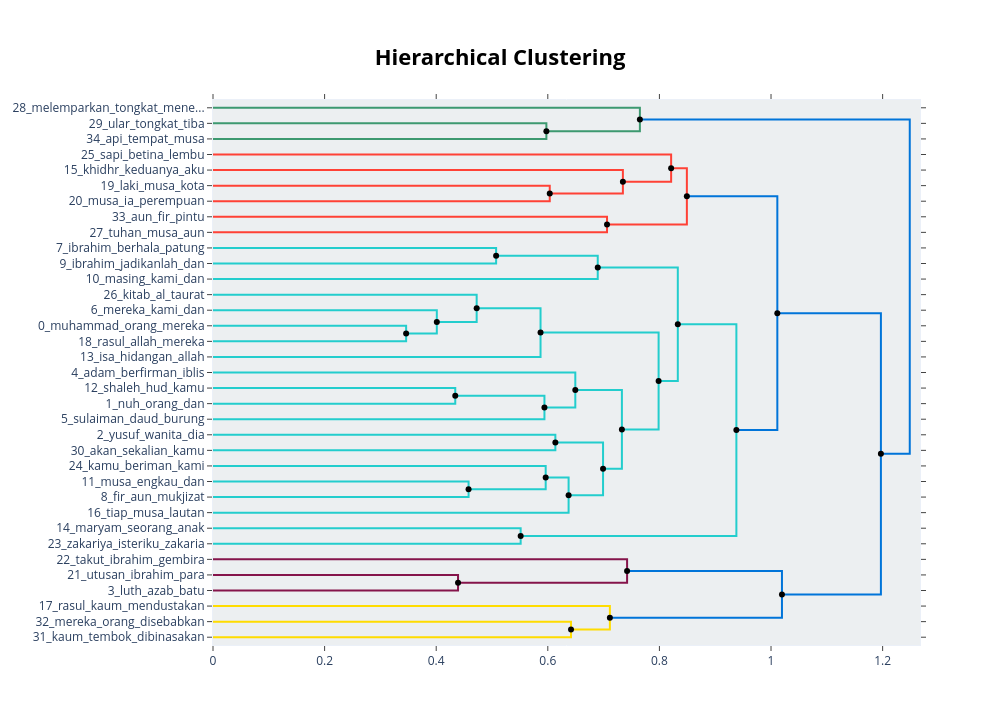
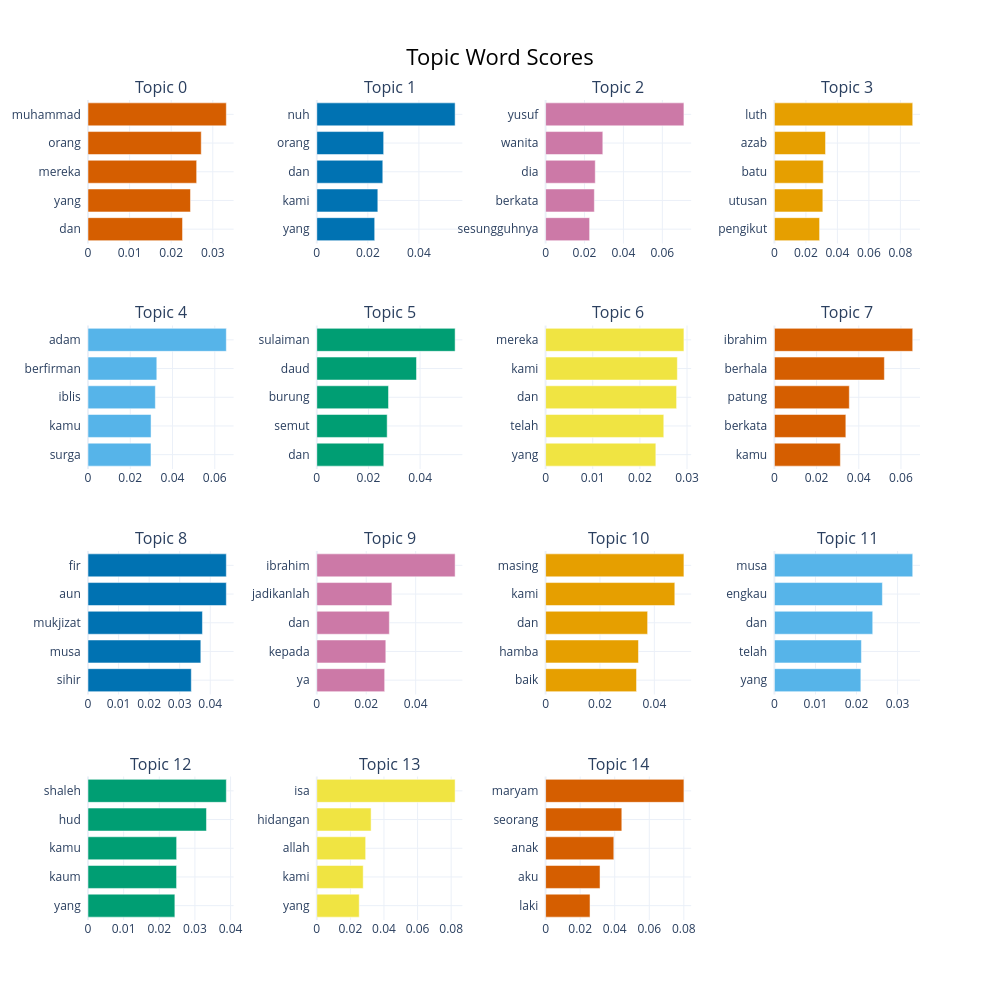

The notebook cell these images were saved under, in order:
### Code cell
hierarchical_topics = topic_model.hierarchical_topics(docs)

fig_hierarchy = topic_model.visualize_hierarchy(hierarchical_topics=hierarchical_topics)
fig_hierarchy.show()

fig_barchart = topic_model.visualize_barchart(top_n_topics=min(15, len(topic_info)))
fig_barchart.show()

### Figure 1 — Plotly figure (JSON) as saved in the notebook; plotly's stock layout.template omitted (floating-point values rounded to 4 significant figures)
{"data": [{"hoverinfo": "text", "marker": {"color": "rgb(61,153,112)"}, "mode": "lines", "text": ["ular_tongkat_tiba_musa_ia", "", "", "api_tempat_musa_keluarganya_diserulah"], "type": "scatter", "x": [0.0, 0.5974, 0.5974, 0.0], "xaxis": "x", "y": [-15.0, -15.0, -25.0, -25.0], "yaxis": "y"}, {"hoverinfo": "text", "marker": {"color": "rgb(61,153,112)"}, "mode": "lines", "text": ["melemparkan_tongkat_menelan_lemparkanlah_tiba", "", "", "api_ular_musa_tongkat_ia"], "type": "scatter", "x": [0.0, 0.765, 0.765, 0.5974], "xaxis": "x", "y": [-5.0, -5.0, -20.0, -20.0], "yaxis": "y"}, {"hoverinfo": "text", "marker": {"color": "rgb(255,65,54)"}, "mode": "lines", "text": ["laki_musa_kota_seorang_musuhnya", "", "", "musa_ia_perempuan_aib_syu"], "type": "scatter", "x": [0.0, 0.6035, 0.6035, 0.0], "xaxis": "x", "y": [-55.0, -55.0, -65.0, -65.0], "yaxis": "y"}, {"hoverinfo": "text", "marker": {"color": "rgb(255,65,54)"}, "mode": "lines", "text": ["khidhr_keduanya_aku_kamu_berkata", "", "", "musa_seorang_ia_laki_musuhnya"], "type": "scatter", "x": [0.0, 0.7345, 0.7345, 0.6035], "xaxis": "x", "y": [-45.0, -45.0, -60.0, -60.0], "yaxis": "y"}, {"hoverinfo": "text", "marker": {"color": "rgb(255,65,54)"}, "mode": "lines", "text": ["sapi_betina_lembu_menerangkan_mohonkanlah", "", "", "musa_aku_kamu_berkata_seorang"], "type": "scatter", "x": [0.0, 0.821, 0.821, 0.7345], "xaxis": "x", "y": [-35.0, -35.0, -52.5, -52.5], "yaxis": "y"}, {"hoverinfo": "text", "marker": {"color": "rgb(255,65,54)"}, "mode": "lines", "text": ["aun_fir_pintu_aku_benar", "", "", "tuhan_musa_aun_fir_nenek"], "type": "scatter", "x": [0.0, 0.7061, 0.7061, 0.0], "xaxis": "x", "y": [-75.0, -75.0, -85.0, -85.0], "yaxis": "y"}, {"hoverinfo": "text", "marker": {"color": "rgb(255,65,54)"}, "mode": "lines", "text": ["musa_berkata_kamu_sapi_aku", "", "", "aun_fir_tuhan_musa_benar"], "type": "scatter", "x": [0.821, 0.8492, 0.8492, 0.7061], "xaxis": "x", "y": [-43.75, -43.75, -80.0, -80.0], "yaxis": "y"}, {"hoverinfo": "text", "marker": {"color": "rgb(35,205,205)"}, "mode": "lines", "text": ["ibrahim_berhala_patung_berkata_kamu", "", "", "ibrahim_jadikanlah_dan_kepada_ya"], "type": "scatter", "x": [0.0, 0.5074, 0.5074, 0.0], "xaxis": "x", "y": [-95.0, -95.0, -105.0, -105.0], "yaxis": "y"}, {"hoverinfo": "text", "marker": {"color": "rgb(35,205,205)"}, "mode": "lines", "text": ["ibrahim_berhala_dan_yang_kepada", "", "", "masing_kami_dan_hamba_baik"], "type": "scatter", "x": [0.5074, 0.6895, 0.6895, 0.0], "xaxis": "x", "y": [-100.0, -100.0, -115.0, -115.0], "yaxis": "y"}, {"hoverinfo": "text", "marker": {"color": "rgb(35,205,205)"}, "mode": "lines", "text": ["muhammad_orang_mereka_yang_dan", "", "", "rasul_allah_mereka_nya_dan"], "type": "scatter", "x": [0.0, 0.3461, 0.3461, 0.0], "xaxis": "x", "y": [-145.0, -145.0, -155.0, -155.0], "yaxis": "y"}, {"hoverinfo": "text", "marker": {"color": "rgb(35,205,205)"}, "mode": "lines", "text": ["mereka_kami_dan_telah_yang", "", "", "muhammad_mereka_orang_yang_allah"], "type": "scatter", "x": [0.0, 0.4011, 0.4011, 0.3461], "xaxis": "x", "y": [-135.0, -135.0, -150.0, -150.0], "yaxis": "y"}, {"hoverinfo": "text", "marker": {"color": "rgb(35,205,205)"}, "mode": "lines", "text": ["kitab_al_taurat_quran_mereka", "", "", "mereka_orang_yang_dan_muhammad"], "type": "scatter", "x": [0.0, 0.4725, 0.4725, 0.4011], "xaxis": "x", "y": [-125.0, -125.0, -142.5, -142.5], "yaxis": "y"}, {"hoverinfo": "text", "marker": {"color": "rgb(35,205,205)"}, "mode": "lines", "text": ["mereka_orang_yang_dan_muhammad", "", "", "isa_hidangan_allah_kami_yang"], "type": "scatter", "x": [0.4725, 0.587, 0.587, 0.0], "xaxis": "x", "y": [-133.8, -133.8, -165.0, -165.0], "yaxis": "y"}, {"hoverinfo": "text", "marker": {"color": "rgb(35,205,205)"}, "mode": "lines", "text": ["shaleh_hud_kamu_kaum_yang", "", "", "nuh_orang_dan_kami_yang"], "type": "scatter", "x": [0.0, 0.4341, 0.4341, 0.0], "xaxis": "x", "y": [-185.0, -185.0, -195.0, -195.0], "yaxis": "y"}, {"hoverinfo": "text", "marker": {"color": "rgb(35,205,205)"}, "mode": "lines", "text": ["nuh_dan_orang_kami_yang", "", "", "sulaiman_daud_burung_semut_dan"], "type": "scatter", "x": [0.4341, 0.5939, 0.5939, 0.0], "xaxis": "x", "y": [-190.0, -190.0, -205.0, -205.0], "yaxis": "y"}, {"hoverinfo": "text", "marker": {"color": "rgb(35,205,205)"}, "mode": "lines", "text": ["adam_berfirman_iblis_kamu_surga", "", "", "nuh_dan_kami_yang_orang"], "type": "scatter", "x": [0.0, 0.6493, 0.6493, 0.5939], "xaxis": "x", "y": [-175.0, -175.0, -197.5, -197.5], "yaxis": "y"}, {"hoverinfo": "text", "marker": {"color": "rgb(35,205,205)"}, "mode": "lines", "text": ["yusuf_wanita_dia_berkata_sesungguhnya", "", "", "akan_sekalian_kamu_ini_lebih"], "type": "scatter", "x": [0.0, 0.6135, 0.6135, 0.0], "xaxis": "x", "y": [-215.0, -215.0, -225.0, -225.0], "yaxis": "y"}, {"hoverinfo": "text", "marker": {"color": "rgb(35,205,205)"}, "mode": "lines", "text": ["musa_engkau_dan_telah_yang", "", "", "fir_aun_mukjizat_musa_sihir"], "type": "scatter", "x": [0.0, 0.458, 0.458, 0.0], "xaxis": "x", "y": [-245.0, -245.0, -255.0, -255.0], "yaxis": "y"}, {"hoverinfo": "text", "marker": {"color": "rgb(35,205,205)"}, "mode": "lines", "text": ["kamu_beriman_kami_kepadamu_akan", "", "", "musa_aun_fir_mereka_dan"], "type": "scatter", "x": [0.0, 0.5962, 0.5962, 0.458], "xaxis": "x", "y": [-235.0, -235.0, -250.0, -250.0], "yaxis": "y"}, {"hoverinfo": "text", "marker": {"color": "rgb(35,205,205)"}, "mode": "lines", "text": ["musa_fir_aun_mereka_dan", "", "", "tiap_musa_lautan_pukullah_suku"], "type": "scatter", "x": [0.5962, 0.6372, 0.6372, 0.0], "xaxis": "x", "y": [-242.5, -242.5, -265.0, -265.0], "yaxis": "y"}, {"hoverinfo": "text", "marker": {"color": "rgb(35,205,205)"}, "mode": "lines", "text": ["yusuf_wanita_berkata_dia_sesungguhnya", "", "", "musa_aun_fir_mereka_dan"], "type": "scatter", "x": [0.6135, 0.699, 0.699, 0.6372], "xaxis": "x", "y": [-220.0, -220.0, -253.8, -253.8], "yaxis": "y"}, {"hoverinfo": "text", "marker": {"color": "rgb(35,205,205)"}, "mode": "lines", "text": ["dan_nuh_kami_yang_kamu", "", "", "yusuf_berkata_dan_kami_mereka"], "type": "scatter", "x": [0.6493, 0.7328, 0.7328, 0.699], "xaxis": "x", "y": [-186.2, -186.2, -236.9, -236.9], "yaxis": "y"}, {"hoverinfo": "text", "marker": {"color": "rgb(35,205,205)"}, "mode": "lines", "text": ["mereka_orang_yang_dan_muhammad", "", "", "dan_kami_yang_kamu_orang"], "type": "scatter", "x": [0.587, 0.7985, 0.7985, 0.7328], "xaxis": "x", "y": [-149.4, -149.4, -211.6, -211.6], "yaxis": "y"}, {"hoverinfo": "text", "marker": {"color": "rgb(35,205,205)"}, "mode": "lines", "text": ["ibrahim_dan_yang_kepada_kami", "", "", "dan_yang_orang_mereka_kami"], "type": "scatter", "x": [0.6895, 0.833, 0.833, 0.7985], "xaxis": "x", "y": [-107.5, -107.5, -180.5, -180.5], "yaxis": "y"}, {"hoverinfo": "text", "marker": {"color": "rgb(35,205,205)"}, "mode": "lines", "text": ["maryam_seorang_anak_aku_laki", "", "", "zakariya_isteriku_zakaria_berfirman_mandul"], "type": "scatter", "x": [0.0, 0.5513, 0.5513, 0.0], "xaxis": "x", "y": [-275.0, -275.0, -285.0, -285.0], "yaxis": "y"}, {"hoverinfo": "text", "marker": {"color": "rgb(35,205,205)"}, "mode": "lines", "text": ["dan_yang_orang_kami_mereka", "", "", "maryam_seorang_anak_aku_zakariya"], "type": "scatter", "x": [0.833, 0.9379, 0.9379, 0.5513], "xaxis": "x", "y": [-144.0, -144.0, -280.0, -280.0], "yaxis": "y"}, {"hoverinfo": "text", "marker": {"color": "rgb(0,116,217)"}, "mode": "lines", "text": ["musa_berkata_aku_kamu_itu", "", "", "dan_yang_orang_kami_mereka"], "type": "scatter", "x": [0.8492, 1.011, 1.011, 0.9379], "xaxis": "x", "y": [-61.88, -61.88, -212.0, -212.0], "yaxis": "y"}, {"hoverinfo": "text", "marker": {"color": "rgb(133,20,75)"}, "mode": "lines", "text": ["utusan_ibrahim_para_luth_malaikat", "", "", "luth_azab_batu_utusan_pengikut"], "type": "scatter", "x": [0.0, 0.4391, 0.4391, 0.0], "xaxis": "x", "y": [-305.0, -305.0, -315.0, -315.0], "yaxis": "y"}, {"hoverinfo": "text", "marker": {"color": "rgb(133,20,75)"}, "mode": "lines", "text": ["takut_ibrahim_gembira_malaikat_merasa", "", "", "luth_utusan_azab_sesungguhnya_para"], "type": "scatter", "x": [0.0, 0.7421, 0.7421, 0.4391], "xaxis": "x", "y": [-295.0, -295.0, -310.0, -310.0], "yaxis": "y"}, {"hoverinfo": "text", "marker": {"color": "rgb(255,220,0)"}, "mode": "lines", "text": ["mereka_orang_disebabkan_kaum_tsamud", "", "", "kaum_tembok_dibinasakan_aad_tsamud"], "type": "scatter", "x": [0.0, 0.6416, 0.6416, 0.0], "xaxis": "x", "y": [-335.0, -335.0, -345.0, -345.0], "yaxis": "y"}, {"hoverinfo": "text", "marker": {"color": "rgb(255,220,0)"}, "mode": "lines", "text": ["rasul_kaum_mendustakan_aikah_tsamud", "", "", "kaum_mereka_tsamud_aad_orang"], "type": "scatter", "x": [0.0, 0.7112, 0.7112, 0.6416], "xaxis": "x", "y": [-325.0, -325.0, -340.0, -340.0], "yaxis": "y"}, {"hoverinfo": "text", "marker": {"color": "rgb(0,116,217)"}, "mode": "lines", "text": ["luth_utusan_ibrahim_malaikat_merasa", "", "", "kaum_rasul_mereka_tsamud_aad"], "type": "scatter", "x": [0.7421, 1.02, 1.02, 0.7112], "xaxis": "x", "y": [-302.5, -302.5, -332.5, -332.5], "yaxis": "y"}, {"hoverinfo": "text", "marker": {"color": "rgb(0,116,217)"}, "mode": "lines", "text": ["dan_yang_orang_kami_kamu", "", "", "luth_kaum_mereka_utusan_sesungguhnya"], "type": "scatter", "x": [1.011, 1.197, 1.197, 1.02], "xaxis": "x", "y": [-136.9, -136.9, -317.5, -317.5], "yaxis": "y"}, {"hoverinfo": "text", "marker": {"color": "rgb(0,116,217)"}, "mode": "lines", "text": ["musa_tongkat_api_tiba_ular", "", "", "dan_yang_orang_mereka_kami"], "type": "scatter", "x": [0.765, 1.249, 1.249, 1.197], "xaxis": "x", "y": [-12.5, -12.5, -227.2, -227.2], "yaxis": "y"}, {"hoverinfo": "text", "hovertext": ["musa_berkata_kamu_sapi_aku", "ibrahim_berhala_dan_yang_kepada", "mereka_orang_yang_dan_muhammad", "nuh_dan_orang_kami_yang", "musa_fir_aun_mereka_dan", "yusuf_wanita_berkata_dia_sesungguhnya", "dan_nuh_kami_yang_kamu", "mereka_orang_yang_dan_muhammad", "ibrahim_dan_yang_kepada_kami", "dan_yang_orang_kami_mereka", "musa_berkata_aku_kamu_itu", "luth_utusan_ibrahim_malaikat_merasa", "dan_yang_orang_kami_kamu", "musa_tongkat_api_tiba_ular"], "marker": {"color": "black"}, "mode": "markers", "showlegend": false, "type": "scatter", "x": [0.821, 0.5074, 0.4725, 0.4341, 0.5962, 0.6135, 0.6493, 0.587, 0.6895, 0.833, 0.8492, 0.7421, 1.011, 0.765], "y": [-43.75, -100, -133.8, -190, -242.5, -220, -186.2, -149.4, -107.5, -144.0, -61.88, -302.5, -136.9, -12.5]}, {"hoverinfo": "text", "hovertext": ["api_ular_musa_tongkat_ia", "musa_seorang_ia_laki_musuhnya", "musa_aku_kamu_berkata_seorang", "aun_fir_tuhan_musa_benar", "muhammad_mereka_orang_yang_allah", "mereka_orang_yang_dan_muhammad", "nuh_dan_kami_yang_orang", "musa_aun_fir_mereka_dan", "musa_aun_fir_mereka_dan", "yusuf_berkata_dan_kami_mereka", "dan_kami_yang_kamu_orang", "dan_yang_orang_mereka_kami", "maryam_seorang_anak_aku_zakariya", "dan_yang_orang_kami_mereka", "luth_utusan_azab_sesungguhnya_para", "kaum_mereka_tsamud_aad_orang", "kaum_rasul_mereka_tsamud_aad", "luth_kaum_mereka_utusan_sesungguhnya", "dan_yang_orang_mereka_kami"], "marker": {"color": "black"}, "mode": "markers", "showlegend": false, "type": "scatter", "x": [0.5974, 0.6035, 0.7345, 0.7061, 0.3461, 0.4011, 0.5939, 0.458, 0.6372, 0.699, 0.7328, 0.7985, 0.5513, 0.9379, 0.4391, 0.6416, 0.7112, 1.02, 1.197], "y": [-20, -60, -52.5, -80, -150, -142.5, -197.5, -250, -253.8, -236.9, -211.6, -180.5, -280, -212.0, -310, -340, -332.5, -317.5, -227.2]}], "layout": {"autosize": false, "height": 725, "hoverlabel": {"bgcolor": "white", "font": {"family": "Rockwell", "size": 16}}, "hovermode": "closest", "plot_bgcolor": "#ECEFF1", "showlegend": false, "title": {"font": {"color": "Black", "size": 22}, "text": "<b>Hierarchical Clustering</b>", "x": 0.5, "xanchor": "center", "yanchor": "top"}, "width": 1000, "xaxis": {"mirror": "allticks", "rangemode": "tozero", "showgrid": false, "showline": true, "showticklabels": true, "ticks": "outside", "type": "linear", "zeroline": false}, "yaxis": {"mirror": "allticks", "range": [-350, 0], "rangemode": "tozero", "showgrid": false, "showline": true, "showticklabels": true, "tickmode": "array", "ticks": "outside", "ticktext": ["28_melemparkan_tongkat_mene...", "29_ular_tongkat_tiba", "34_api_tempat_musa", "25_sapi_betina_lembu", "15_khidhr_keduanya_aku", "19_laki_musa_kota", "20_musa_ia_perempuan", "33_aun_fir_pintu", "27_tuhan_musa_aun", "7_ibrahim_berhala_patung", "9_ibrahim_jadikanlah_dan", "10_masing_kami_dan", "26_kitab_al_taurat", "6_mereka_kami_dan", "0_muhammad_orang_mereka", "18_rasul_allah_mereka", "13_isa_hidangan_allah", "4_adam_berfirman_iblis", "12_shaleh_hud_kamu", "1_nuh_orang_dan", "5_sulaiman_daud_burung", "2_yusuf_wanita_dia", "30_akan_sekalian_kamu", "24_kamu_beriman_kami", "11_musa_engkau_dan", "8_fir_aun_mukjizat", "16_tiap_musa_lautan", "14_maryam_seorang_anak", "23_zakariya_isteriku_zakaria", "22_takut_ibrahim_gembira", "21_utusan_ibrahim_para", "3_luth_azab_batu", "17_rasul_kaum_mendustakan", "32_mereka_orang_disebabkan", "31_kaum_tembok_dibinasakan"], "tickvals": [-5, -15, -25, -35, -45, -55, -65, -75, -85, -95, -105, -115, -125, -135, -145, -155, -165, -175, -185, -195, -205, -215, -225, -235, -245, -255, -265, -275, -285, -295, -305, -315, -325, -335, -345], "type": "linear", "zeroline": false}}}

### Figure 2 — Plotly figure (JSON) as saved in the notebook; plotly's stock layout.template omitted (floating-point values rounded to 4 significant figures)
{"data": [{"marker": {"color": "#D55E00"}, "orientation": "h", "type": "bar", "x": [0.02273, 0.02464, 0.02612, 0.02722, 0.03325], "xaxis": "x", "y": ["dan  ", "yang  ", "mereka  ", "orang  ", "muhammad  "], "yaxis": "y"}, {"marker": {"color": "#0072B2"}, "orientation": "h", "type": "bar", "x": [0.02268, 0.02391, 0.02585, 0.02619, 0.05419], "xaxis": "x2", "y": ["yang  ", "kami  ", "dan  ", "orang  ", "nuh  "], "yaxis": "y2"}, {"marker": {"color": "#CC79A7"}, "orientation": "h", "type": "bar", "x": [0.02262, 0.02506, 0.02552, 0.02941, 0.0711], "xaxis": "x3", "y": ["sesungguhnya  ", "berkata  ", "dia  ", "wanita  ", "yusuf  "], "yaxis": "y3"}, {"marker": {"color": "#E69F00"}, "orientation": "h", "type": "bar", "x": [0.02869, 0.03075, 0.03106, 0.03246, 0.08783], "xaxis": "x4", "y": ["pengikut  ", "utusan  ", "batu  ", "azab  ", "luth  "], "yaxis": "y4"}, {"marker": {"color": "#56B4E9"}, "orientation": "h", "type": "bar", "x": [0.0298, 0.02984, 0.03188, 0.03257, 0.06547], "xaxis": "x5", "y": ["surga  ", "kamu  ", "iblis  ", "berfirman  ", "adam  "], "yaxis": "y5"}, {"marker": {"color": "#009E73"}, "orientation": "h", "type": "bar", "x": [0.02593, 0.02725, 0.02776, 0.03861, 0.05355], "xaxis": "x6", "y": ["dan  ", "semut  ", "burung  ", "daud  ", "sulaiman  "], "yaxis": "y6"}, {"marker": {"color": "#F0E442"}, "orientation": "h", "type": "bar", "x": [0.02338, 0.02507, 0.02779, 0.02795, 0.02934], "xaxis": "x7", "y": ["yang  ", "telah  ", "dan  ", "kami  ", "mereka  "], "yaxis": "y7"}, {"marker": {"color": "#D55E00"}, "orientation": "h", "type": "bar", "x": [0.03128, 0.03387, 0.03552, 0.05214, 0.06558], "xaxis": "x8", "y": ["kamu  ", "berkata  ", "patung  ", "berhala  ", "ibrahim  "], "yaxis": "y8"}, {"marker": {"color": "#0072B2"}, "orientation": "h", "type": "bar", "x": [0.0338, 0.03691, 0.03744, 0.04525, 0.04525], "xaxis": "x9", "y": ["sihir  ", "musa  ", "mukjizat  ", "aun  ", "fir  "], "yaxis": "y9"}, {"marker": {"color": "#CC79A7"}, "orientation": "h", "type": "bar", "x": [0.02746, 0.02792, 0.02935, 0.03038, 0.05596], "xaxis": "x10", "y": ["ya  ", "kepada  ", "dan  ", "jadikanlah  ", "ibrahim  "], "yaxis": "y10"}, {"marker": {"color": "#E69F00"}, "orientation": "h", "type": "bar", "x": [0.03344, 0.03416, 0.03752, 0.04752, 0.05087], "xaxis": "x11", "y": ["baik  ", "hamba  ", "dan  ", "kami  ", "masing  "], "yaxis": "y11"}, {"marker": {"color": "#56B4E9"}, "orientation": "h", "type": "bar", "x": [0.02105, 0.02119, 0.02394, 0.0263, 0.03369], "xaxis": "x12", "y": ["yang  ", "telah  ", "dan  ", "engkau  ", "musa  "], "yaxis": "y12"}, {"marker": {"color": "#009E73"}, "orientation": "h", "type": "bar", "x": [0.02437, 0.02485, 0.02487, 0.03324, 0.03881], "xaxis": "x13", "y": ["yang  ", "kaum  ", "kamu  ", "hud  ", "shaleh  "], "yaxis": "y13"}, {"marker": {"color": "#F0E442"}, "orientation": "h", "type": "bar", "x": [0.02526, 0.02763, 0.02908, 0.03233, 0.08235], "xaxis": "x14", "y": ["yang  ", "kami  ", "allah  ", "hidangan  ", "isa  "], "yaxis": "y14"}, {"marker": {"color": "#D55E00"}, "orientation": "h", "type": "bar", "x": [0.02571, 0.03149, 0.03947, 0.04411, 0.08005], "xaxis": "x15", "y": ["laki  ", "aku  ", "anak  ", "seorang  ", "maryam  "], "yaxis": "y15"}], "layout": {"annotations": [{"font": {"size": 16}, "showarrow": false, "text": "Topic 0", "x": 0.0875, "xanchor": "center", "xref": "paper", "y": 1, "yanchor": "bottom", "yref": "paper"}, {"font": {"size": 16}, "showarrow": false, "text": "Topic 1", "x": 0.3625, "xanchor": "center", "xref": "paper", "y": 1, "yanchor": "bottom", "yref": "paper"}, {"font": {"size": 16}, "showarrow": false, "text": "Topic 2", "x": 0.6375, "xanchor": "center", "xref": "paper", "y": 1, "yanchor": "bottom", "yref": "paper"}, {"font": {"size": 16}, "showarrow": false, "text": "Topic 3", "x": 0.9125, "xanchor": "center", "xref": "paper", "y": 1, "yanchor": "bottom", "yref": "paper"}, {"font": {"size": 16}, "showarrow": false, "text": "Topic 4", "x": 0.0875, "xanchor": "center", "xref": "paper", "y": 0.725, "yanchor": "bottom", "yref": "paper"}, {"font": {"size": 16}, "showarrow": false, "text": "Topic 5", "x": 0.3625, "xanchor": "center", "xref": "paper", "y": 0.725, "yanchor": "bottom", "yref": "paper"}, {"font": {"size": 16}, "showarrow": false, "text": "Topic 6", "x": 0.6375, "xanchor": "center", "xref": "paper", "y": 0.725, "yanchor": "bottom", "yref": "paper"}, {"font": {"size": 16}, "showarrow": false, "text": "Topic 7", "x": 0.9125, "xanchor": "center", "xref": "paper", "y": 0.725, "yanchor": "bottom", "yref": "paper"}, {"font": {"size": 16}, "showarrow": false, "text": "Topic 8", "x": 0.0875, "xanchor": "center", "xref": "paper", "y": 0.45, "yanchor": "bottom", "yref": "paper"}, {"font": {"size": 16}, "showarrow": false, "text": "Topic 9", "x": 0.3625, "xanchor": "center", "xref": "paper", "y": 0.45, "yanchor": "bottom", "yref": "paper"}, {"font": {"size": 16}, "showarrow": false, "text": "Topic 10", "x": 0.6375, "xanchor": "center", "xref": "paper", "y": 0.45, "yanchor": "bottom", "yref": "paper"}, {"font": {"size": 16}, "showarrow": false, "text": "Topic 11", "x": 0.9125, "xanchor": "center", "xref": "paper", "y": 0.45, "yanchor": "bottom", "yref": "paper"}, {"font": {"size": 16}, "showarrow": false, "text": "Topic 12", "x": 0.0875, "xanchor": "center", "xref": "paper", "y": 0.175, "yanchor": "bottom", "yref": "paper"}, {"font": {"size": 16}, "showarrow": false, "text": "Topic 13", "x": 0.3625, "xanchor": "center", "xref": "paper", "y": 0.175, "yanchor": "bottom", "yref": "paper"}, {"font": {"size": 16}, "showarrow": false, "text": "Topic 14", "x": 0.6375, "xanchor": "center", "xref": "paper", "y": 0.175, "yanchor": "bottom", "yref": "paper"}], "height": 1000, "hoverlabel": {"bgcolor": "white", "font": {"family": "Rockwell", "size": 16}}, "showlegend": false, "title": {"font": {"color": "Black", "size": 22}, "text": "Topic Word Scores", "x": 0.5, "xanchor": "center", "yanchor": "top"}, "width": 1000, "xaxis": {"anchor": "y", "domain": [0, 0.175], "showgrid": true}, "xaxis10": {"anchor": "y10", "domain": [0.275, 0.45], "showgrid": true}, "xaxis11": {"anchor": "y11", "domain": [0.55, 0.725], "showgrid": true}, "xaxis12": {"anchor": "y12", "domain": [0.825, 1], "showgrid": true}, "xaxis13": {"anchor": "y13", "domain": [0, 0.175], "showgrid": true}, "xaxis14": {"anchor": "y14", "domain": [0.275, 0.45], "showgrid": true}, "xaxis15": {"anchor": "y15", "domain": [0.55, 0.725], "showgrid": true}, "xaxis16": {"anchor": "y16", "domain": [0.825, 1], "showgrid": true}, "xaxis2": {"anchor": "y2", "domain": [0.275, 0.45], "showgrid": true}, "xaxis3": {"anchor": "y3", "domain": [0.55, 0.725], "showgrid": true}, "xaxis4": {"anchor": "y4", "domain": [0.825, 1], "showgrid": true}, "xaxis5": {"anchor": "y5", "domain": [0, 0.175], "showgrid": true}, "xaxis6": {"anchor": "y6", "domain": [0.275, 0.45], "showgrid": true}, "xaxis7": {"anchor": "y7", "domain": [0.55, 0.725], "showgrid": true}, "xaxis8": {"anchor": "y8", "domain": [0.825, 1], "showgrid": true}, "xaxis9": {"anchor": "y9", "domain": [0, 0.175], "showgrid": true}, "yaxis": {"anchor": "x", "domain": [0.825, 1], "showgrid": true}, "yaxis10": {"anchor": "x10", "domain": [0.275, 0.45], "showgrid": true}, "yaxis11": {"anchor": "x11", "domain": [0.275, 0.45], "showgrid": true}, "yaxis12": {"anchor": "x12", "domain": [0.275, 0.45], "showgrid": true}, "yaxis13": {"anchor": "x13", "domain": [0, 0.175], "showgrid": true}, "yaxis14": {"anchor": "x14", "domain": [0, 0.175], "showgrid": true}, "yaxis15": {"anchor": "x15", "domain": [0, 0.175], "showgrid": true}, "yaxis16": {"anchor": "x16", "domain": [0, 0.175], "showgrid": true}, "yaxis2": {"anchor": "x2", "domain": [0.825, 1], "showgrid": true}, "yaxis3": {"anchor": "x3", "domain": [0.825, 1], "showgrid": true}, "yaxis4": {"anchor": "x4", "domain": [0.825, 1], "showgrid": true}, "yaxis5": {"anchor": "x5", "domain": [0.55, 0.725], "showgrid": true}, "yaxis6": {"anchor": "x6", "domain": [0.55, 0.725], "showgrid": true}, "yaxis7": {"anchor": "x7", "domain": [0.55, 0.725], "showgrid": true}, "yaxis8": {"anchor": "x8", "domain": [0.55, 0.725], "showgrid": true}, "yaxis9": {"anchor": "x9", "domain": [0.275, 0.45], "showgrid": true}}}
